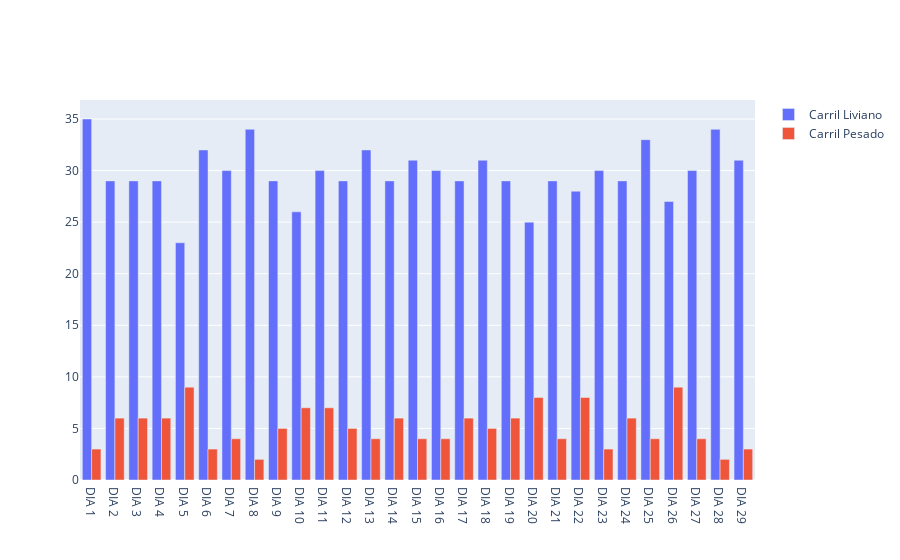

Write notebook code for a chart like this one.
### Markdown cell above
### Numero de vehiculos atendidos al dia por carril

### Code cell
from collections import Counter

pasar_a_dias = lambda x : x/(24*60)
rst = list(map(pasar_a_dias, list(resultados.keys())))

new_resultados = dict(zip(rst, list(resultados.values())))

livianos_por_dia = {f'DIA {int(key)}': Counter(values)[0] for key, values in new_resultados.items()}
pesados_por_dia  = {key: Counter(values)[1] for key, values in new_resultados.items()}

import plotly.graph_objects as go

x_values=list(livianos_por_dia.keys())

fig = go.Figure(data=[
    go.Bar(name='Carril Liviano', x=x_values, y=list(livianos_por_dia.values())),
    go.Bar(name='Carril Pesado',  x=x_values, y=list(pesados_por_dia.values()))
])
# Change the bar mode
fig.update_layout(barmode='group')
fig.show()

### Figure 1 — Plotly figure (JSON) as saved in the notebook; plotly's stock layout.template omitted (floating-point values rounded to 4 significant figures)
{"data": [{"name": "Carril Liviano", "x": ["DIA 1", "DIA 2", "DIA 3", "DIA 4", "DIA 5", "DIA 6", "DIA 7", "DIA 8", "DIA 9", "DIA 10", "DIA 11", "DIA 12", "DIA 13", "DIA 14", "DIA 15", "DIA 16", "DIA 17", "DIA 18", "DIA 19", "DIA 20", "DIA 21", "DIA 22", "DIA 23", "DIA 24", "DIA 25", "DIA 26", "DIA 27", "DIA 28", "DIA 29"], "y": [35, 29, 29, 29, 23, 32, 30, 34, 29, 26, 30, 29, 32, 29, 31, 30, 29, 31, 29, 25, 29, 28, 30, 29, 33, 27, 30, 34, 31], "type": "bar"}, {"name": "Carril Pesado", "x": ["DIA 1", "DIA 2", "DIA 3", "DIA 4", "DIA 5", "DIA 6", "DIA 7", "DIA 8", "DIA 9", "DIA 10", "DIA 11", "DIA 12", "DIA 13", "DIA 14", "DIA 15", "DIA 16", "DIA 17", "DIA 18", "DIA 19", "DIA 20", "DIA 21", "DIA 22", "DIA 23", "DIA 24", "DIA 25", "DIA 26", "DIA 27", "DIA 28", "DIA 29"], "y": [3, 6, 6, 6, 9, 3, 4, 2, 5, 7, 7, 5, 4, 6, 4, 4, 6, 5, 6, 8, 4, 8, 3, 6, 4, 9, 4, 2, 3], "type": "bar"}], "layout": {"barmode": "group"}}
